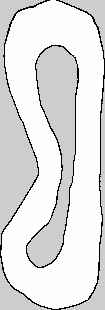
#> input picture workspace/ros_ws/src/stack_master/maps/roboracer_r1/roboracer_r1_ros.pgm, 105 x 310 px, found by its file name
$ python convert.py
#> lines starting #> are read from the running program, lines starting #| are printed output that depends on the picture; after the words box and inside, x2 and y2 are one past the last pixel; in counts of white or black regions, pixels touching at a corner belong together
import cv2
import numpy as np

# Load grayscale map
img = cv2.imread("/home/prajwalthakur24/ws/src/race_stack/stack_master/maps/roboracer_r1/roboracer_r1_ros.pgm", cv2.IMREAD_GRAYSCALE)
#> img is the input picture: shape (310, 105); min 0, max 255, mean 223.6

# ROS map convention usually:
# white (254–255) -> free space
# gray  (~205)    -> unknown
# black (0)       -> occupied

# Keep only drivable area (free space) as white
# Everything else (unknown + occupied) becomes black

drivable = np.where(img > 250, 255, 0).astype(np.uint8)
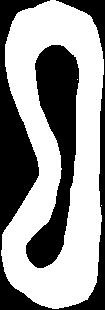
#> drivable: shape (310, 105); 58.4% white; 2 black regions, box (x1, y1, x2, y2) and area: (0, 0, 105, 310) 7828, (26, 45, 79, 268) 5721

cv2.imwrite("/home/prajwalthakur24/ws/src/race_stack/stack_master/maps/roboracer_r1/roboracer_r1.pgm", drivable)
print("Saved as track_bw.pgm")
